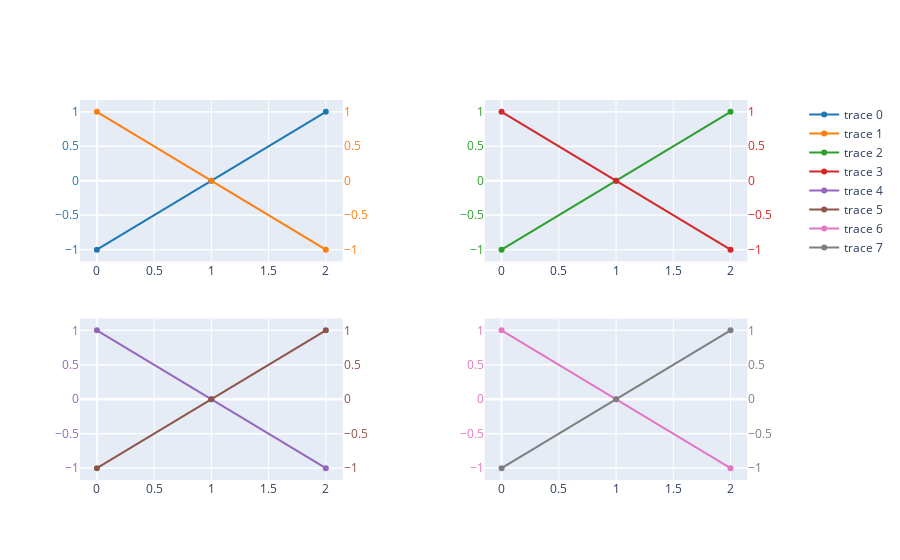

Source (notebook cell):
### Code cell
import plotly.graph_objects as go
from plotly.subplots import make_subplots
from plotly.colors import DEFAULT_PLOTLY_COLORS


rows = 2
cols = 2
fig = make_subplots(rows=rows, cols=cols, specs=[[{"secondary_y": True}] * cols] * rows)

s = pd.Series([-1, 0, 1])
s2 = s * -1
row = 1
col = 1
k = 0
fig.add_trace(go.Scatter(x=s.index, y=s, line_color=DEFAULT_PLOTLY_COLORS[k]), secondary_y=False, row=row, col=col)
fig.update_yaxes(row=row, col=col, secondary_y=False, color=DEFAULT_PLOTLY_COLORS[k % len(DEFAULT_PLOTLY_COLORS)])
k += 1
fig.add_trace(go.Scatter(x=s2.index, y=s2, line_color=DEFAULT_PLOTLY_COLORS[k]), secondary_y=True, row=row, col=col)
fig.update_yaxes(row=row, col=col, secondary_y=True, color=DEFAULT_PLOTLY_COLORS[k % len(DEFAULT_PLOTLY_COLORS)])
col = 2
k += 1
fig.add_trace(go.Scatter(x=s.index, y=s, line_color=DEFAULT_PLOTLY_COLORS[k]), secondary_y=False, row=row, col=col)
fig.update_yaxes(row=row, col=col, secondary_y=False, color=DEFAULT_PLOTLY_COLORS[k % len(DEFAULT_PLOTLY_COLORS)])
k += 1
fig.add_trace(go.Scatter(x=s2.index, y=s2, line_color=DEFAULT_PLOTLY_COLORS[k]), secondary_y=True, row=row, col=col)
fig.update_yaxes(row=row, col=col, secondary_y=True, color=DEFAULT_PLOTLY_COLORS[k % len(DEFAULT_PLOTLY_COLORS)])
row = 2
col = 1
k += 1
fig.add_trace(go.Scatter(x=s2.index, y=s2, line_color=DEFAULT_PLOTLY_COLORS[k]), secondary_y=False, row=row, col=col)
fig.update_yaxes(row=row, col=col, secondary_y=False, color=DEFAULT_PLOTLY_COLORS[k % len(DEFAULT_PLOTLY_COLORS)])
k += 1
fig.add_trace(go.Scatter(x=s.index, y=s, line_color=DEFAULT_PLOTLY_COLORS[k]), secondary_y=True, row=row, col=col)
fig.update_yaxes(row=row, col=col, secondary_y=True, color=DEFAULT_PLOTLY_COLORS[k % len(DEFAULT_PLOTLY_COLORS)])
col = 2
k += 1
fig.add_trace(go.Scatter(x=s2.index, y=s2, line_color=DEFAULT_PLOTLY_COLORS[k]), secondary_y=False, row=row, col=col)
fig.update_yaxes(row=row, col=col, secondary_y=False, color=DEFAULT_PLOTLY_COLORS[k % len(DEFAULT_PLOTLY_COLORS)])
k += 1
fig.add_trace(go.Scatter(x=s.index, y=s, line_color=DEFAULT_PLOTLY_COLORS[k]), secondary_y=True, row=row, col=col)
fig.update_yaxes(row=row, col=col, secondary_y=True, color=DEFAULT_PLOTLY_COLORS[k % len(DEFAULT_PLOTLY_COLORS)])

fig.show()

### Figure 1 — Plotly figure (JSON) as saved in the notebook; plotly's stock layout.template omitted (floating-point values rounded to 4 significant figures)
{"data": [{"line": {"color": "rgb(31, 119, 180)"}, "type": "scatter", "x": [0, 1, 2], "xaxis": "x", "y": [-1, 0, 1], "yaxis": "y"}, {"line": {"color": "rgb(255, 127, 14)"}, "type": "scatter", "x": [0, 1, 2], "xaxis": "x", "y": [1, 0, -1], "yaxis": "y2"}, {"line": {"color": "rgb(44, 160, 44)"}, "type": "scatter", "x": [0, 1, 2], "xaxis": "x2", "y": [-1, 0, 1], "yaxis": "y3"}, {"line": {"color": "rgb(214, 39, 40)"}, "type": "scatter", "x": [0, 1, 2], "xaxis": "x2", "y": [1, 0, -1], "yaxis": "y4"}, {"line": {"color": "rgb(148, 103, 189)"}, "type": "scatter", "x": [0, 1, 2], "xaxis": "x3", "y": [1, 0, -1], "yaxis": "y5"}, {"line": {"color": "rgb(140, 86, 75)"}, "type": "scatter", "x": [0, 1, 2], "xaxis": "x3", "y": [-1, 0, 1], "yaxis": "y6"}, {"line": {"color": "rgb(227, 119, 194)"}, "type": "scatter", "x": [0, 1, 2], "xaxis": "x4", "y": [1, 0, -1], "yaxis": "y7"}, {"line": {"color": "rgb(127, 127, 127)"}, "type": "scatter", "x": [0, 1, 2], "xaxis": "x4", "y": [-1, 0, 1], "yaxis": "y8"}], "layout": {"xaxis": {"anchor": "y", "domain": [0, 0.37]}, "xaxis2": {"anchor": "y3", "domain": [0.57, 0.94]}, "xaxis3": {"anchor": "y5", "domain": [0, 0.37]}, "xaxis4": {"anchor": "y7", "domain": [0.57, 0.94]}, "yaxis": {"anchor": "x", "color": "rgb(31, 119, 180)", "domain": [0.575, 1]}, "yaxis2": {"anchor": "x", "color": "rgb(255, 127, 14)", "overlaying": "y", "side": "right"}, "yaxis3": {"anchor": "x2", "color": "rgb(44, 160, 44)", "domain": [0.575, 1]}, "yaxis4": {"anchor": "x2", "color": "rgb(214, 39, 40)", "overlaying": "y3", "side": "right"}, "yaxis5": {"anchor": "x3", "color": "rgb(148, 103, 189)", "domain": [0, 0.425]}, "yaxis6": {"anchor": "x3", "color": "rgb(140, 86, 75)", "overlaying": "y5", "side": "right"}, "yaxis7": {"anchor": "x4", "color": "rgb(227, 119, 194)", "domain": [0, 0.425]}, "yaxis8": {"anchor": "x4", "color": "rgb(127, 127, 127)", "overlaying": "y7", "side": "right"}}}
